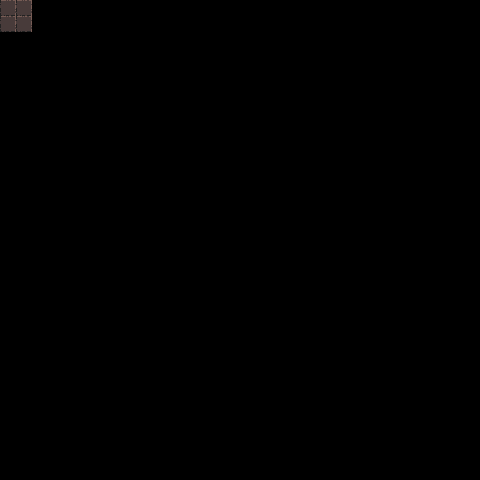

This game map was drawn from its Tiled (.tmx) file and the tilesets committed beside it. A one-line description and the full map source follow:
An orthogonal 30x30 tile map with 16x16 px tiles, 2 tile layers (input_Ground, output_Ground3), 2 tilesets.

<map version="1.2" tiledversion="1.2.0" orientation="orthogonal" renderorder="right-down" width="30" height="30" tilewidth="16" tileheight="16" infinite="0" nextlayerid="5" nextobjectid="1">
 <tileset firstgid="1" source="Dungeon3-16x16-itens2.tsx" />
 <tileset firstgid="1025" source="Dungeon3-16x16-itens.tsx" />
 <layer id="1" name="input_Ground" width="30" height="30">
  <data encoding="csv">
163,1610612899,0,0,0,0,0,0,0,0,0,0,0,0,0,0,0,0,0,0,0,0,0,0,0,0,0,0,0,0,
2684354723,3221225635,0,0,0,0,0,0,0,0,0,0,0,0,0,0,0,0,0,0,0,0,0,0,0,0,0,0,0,0,
0,0,0,0,0,0,0,0,0,0,0,0,0,0,0,0,0,0,0,0,0,0,0,0,0,0,0,0,0,0,
0,0,0,0,0,0,0,0,0,0,0,0,0,0,0,0,0,0,0,0,0,0,0,0,0,0,0,0,0,0,
0,0,0,0,0,0,0,0,0,0,0,0,0,0,0,0,0,0,0,0,0,0,0,0,0,0,0,0,0,0,
0,0,0,0,0,0,0,0,0,0,0,0,0,0,0,0,0,0,0,0,0,0,0,0,0,0,0,0,0,0,
0,0,0,0,0,0,0,0,0,0,0,0,0,0,0,0,0,0,0,0,0,0,0,0,0,0,0,0,0,0,
0,0,0,0,0,0,0,0,0,0,0,0,0,0,0,0,0,0,0,0,0,0,0,0,0,0,0,0,0,0,
0,0,0,0,0,0,0,0,0,0,0,0,0,0,0,0,0,0,0,0,0,0,0,0,0,0,0,0,0,0,
0,0,0,0,0,0,0,0,0,0,0,0,0,0,0,0,0,0,0,0,0,0,0,0,0,0,0,0,0,0,
0,0,0,0,0,0,0,0,0,0,0,0,0,0,0,0,0,0,0,0,0,0,0,0,0,0,0,0,0,0,
0,0,0,0,0,0,0,0,0,0,0,0,0,0,0,0,0,0,0,0,0,0,0,0,0,0,0,0,0,0,
0,0,0,0,0,0,0,0,0,0,0,0,0,0,0,0,0,0,0,0,0,0,0,0,0,0,0,0,0,0,
0,0,0,0,0,0,0,0,0,0,0,0,0,0,0,0,0,0,0,0,0,0,0,0,0,0,0,0,0,0,
0,0,0,0,0,0,0,0,0,0,0,0,0,0,0,0,0,0,0,0,0,0,0,0,0,0,0,0,0,0,
0,0,0,0,0,0,0,0,0,0,0,0,0,0,0,0,0,0,0,0,0,0,0,0,0,0,0,0,0,0,
0,0,0,0,0,0,0,0,0,0,0,0,0,0,0,0,0,0,0,0,0,0,0,0,0,0,0,0,0,0,
0,0,0,0,0,0,0,0,0,0,0,0,0,0,0,0,0,0,0,0,0,0,0,0,0,0,0,0,0,0,
0,0,0,0,0,0,0,0,0,0,0,0,0,0,0,0,0,0,0,0,0,0,0,0,0,0,0,0,0,0,
0,0,0,0,0,0,0,0,0,0,0,0,0,0,0,0,0,0,0,0,0,0,0,0,0,0,0,0,0,0,
0,0,0,0,0,0,0,0,0,0,0,0,0,0,0,0,0,0,0,0,0,0,0,0,0,0,0,0,0,0,
0,0,0,0,0,0,0,0,0,0,0,0,0,0,0,0,0,0,0,0,0,0,0,0,0,0,0,0,0,0,
0,0,0,0,0,0,0,0,0,0,0,0,0,0,0,0,0,0,0,0,0,0,0,0,0,0,0,0,0,0,
0,0,0,0,0,0,0,0,0,0,0,0,0,0,0,0,0,0,0,0,0,0,0,0,0,0,0,0,0,0,
0,0,0,0,0,0,0,0,0,0,0,0,0,0,0,0,0,0,0,0,0,0,0,0,0,0,0,0,0,0,
0,0,0,0,0,0,0,0,0,0,0,0,0,0,0,0,0,0,0,0,0,0,0,0,0,0,0,0,0,0,
0,0,0,0,0,0,0,0,0,0,0,0,0,0,0,0,0,0,0,0,0,0,0,0,0,0,0,0,0,0,
0,0,0,0,0,0,0,0,0,0,0,0,0,0,0,0,0,0,0,0,0,0,0,0,0,0,0,0,0,0,
0,0,0,0,0,0,0,0,0,0,0,0,0,0,0,0,0,0,0,0,0,0,0,0,0,0,0,0,0,0,
0,0,0,0,0,0,0,0,0,0,0,0,0,0,0,0,0,0,0,0,0,0,0,0,0,0,0,0,0,0
</data>
 </layer>
 <layer id="2" name="output_Ground3" width="30" height="30">
  <data encoding="csv">
1610612866,1610612866,0,0,0,0,0,0,0,0,0,0,0,0,0,0,0,0,0,0,0,0,0,0,0,0,0,0,0,0,
1610612866,1610612866,0,0,0,0,0,0,0,0,0,0,0,0,0,0,0,0,0,0,0,0,0,0,0,0,0,0,0,0,
0,0,0,0,0,0,0,0,0,0,0,0,0,0,0,0,0,0,0,0,0,0,0,0,0,0,0,0,0,0,
0,0,0,0,0,0,0,0,0,0,0,0,0,0,0,0,0,0,0,0,0,0,0,0,0,0,0,0,0,0,
0,0,0,0,0,0,0,0,0,0,0,0,0,0,0,0,0,0,0,0,0,0,0,0,0,0,0,0,0,0,
0,0,0,0,0,0,0,0,0,0,0,0,0,0,0,0,0,0,0,0,0,0,0,0,0,0,0,0,0,0,
0,0,0,0,0,0,0,0,0,0,0,0,0,0,0,0,0,0,0,0,0,0,0,0,0,0,0,0,0,0,
0,0,0,0,0,0,0,0,0,0,0,0,0,0,0,0,0,0,0,0,0,0,0,0,0,0,0,0,0,0,
0,0,0,0,0,0,0,0,0,0,0,0,0,0,0,0,0,0,0,0,0,0,0,0,0,0,0,0,0,0,
0,0,0,0,0,0,0,0,0,0,0,0,0,0,0,0,0,0,0,0,0,0,0,0,0,0,0,0,0,0,
0,0,0,0,0,0,0,0,0,0,0,0,0,0,0,0,0,0,0,0,0,0,0,0,0,0,0,0,0,0,
0,0,0,0,0,0,0,0,0,0,0,0,0,0,0,0,0,0,0,0,0,0,0,0,0,0,0,0,0,0,
0,0,0,0,0,0,0,0,0,0,0,0,0,0,0,0,0,0,0,0,0,0,0,0,0,0,0,0,0,0,
0,0,0,0,0,0,0,0,0,0,0,0,0,0,0,0,0,0,0,0,0,0,0,0,0,0,0,0,0,0,
0,0,0,0,0,0,0,0,0,0,0,0,0,0,0,0,0,0,0,0,0,0,0,0,0,0,0,0,0,0,
0,0,0,0,0,0,0,0,0,0,0,0,0,0,0,0,0,0,0,0,0,0,0,0,0,0,0,0,0,0,
0,0,0,0,0,0,0,0,0,0,0,0,0,0,0,0,0,0,0,0,0,0,0,0,0,0,0,0,0,0,
0,0,0,0,0,0,0,0,0,0,0,0,0,0,0,0,0,0,0,0,0,0,0,0,0,0,0,0,0,0,
0,0,0,0,0,0,0,0,0,0,0,0,0,0,0,0,0,0,0,0,0,0,0,0,0,0,0,0,0,0,
0,0,0,0,0,0,0,0,0,0,0,0,0,0,0,0,0,0,0,0,0,0,0,0,0,0,0,0,0,0,
0,0,0,0,0,0,0,0,0,0,0,0,0,0,0,0,0,0,0,0,0,0,0,0,0,0,0,0,0,0,
0,0,0,0,0,0,0,0,0,0,0,0,0,0,0,0,0,0,0,0,0,0,0,0,0,0,0,0,0,0,
0,0,0,0,0,0,0,0,0,0,0,0,0,0,0,0,0,0,0,0,0,0,0,0,0,0,0,0,0,0,
0,0,0,0,0,0,0,0,0,0,0,0,0,0,0,0,0,0,0,0,0,0,0,0,0,0,0,0,0,0,
0,0,0,0,0,0,0,0,0,0,0,0,0,0,0,0,0,0,0,0,0,0,0,0,0,0,0,0,0,0,
0,0,0,0,0,0,0,0,0,0,0,0,0,0,0,0,0,0,0,0,0,0,0,0,0,0,0,0,0,0,
0,0,0,0,0,0,0,0,0,0,0,0,0,0,0,0,0,0,0,0,0,0,0,0,0,0,0,0,0,0,
0,0,0,0,0,0,0,0,0,0,0,0,0,0,0,0,0,0,0,0,0,0,0,0,0,0,0,0,0,0,
0,0,0,0,0,0,0,0,0,0,0,0,0,0,0,0,0,0,0,0,0,0,0,0,0,0,0,0,0,0,
0,0,0,0,0,0,0,0,0,0,0,0,0,0,0,0,0,0,0,0,0,0,0,0,0,0,0,0,0,0
</data>
 </layer>
</map>
